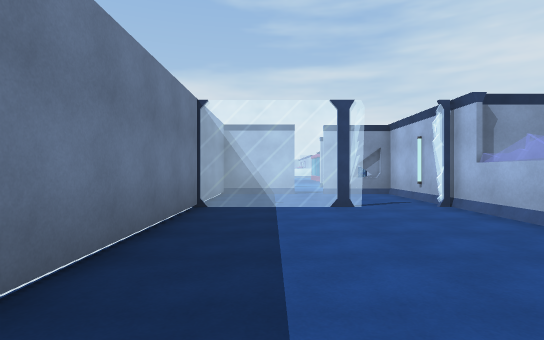
[1] (above)

19 first-person views from a walk through a Unity game level. The camera is 1.4 m above the floor, looks level and sees 80° across. Doors are open. The floor is counted in squares, 2 m on a side. Each view is taken from the middle of a square. On the plan, view 1 faces up. The plan holds only what a view shows up to about 10 squares ahead; the rest is blank. The place goes on beyond the plan. The player character is not drawn. Some animated figures are not drawn.

[2]
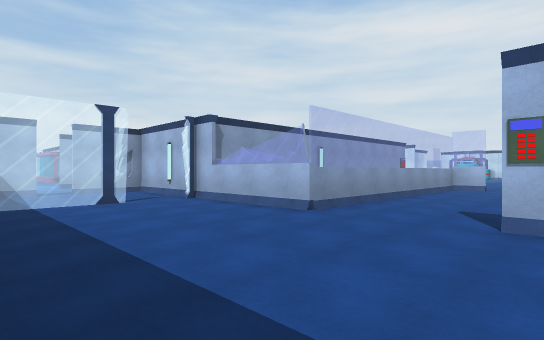

[3]
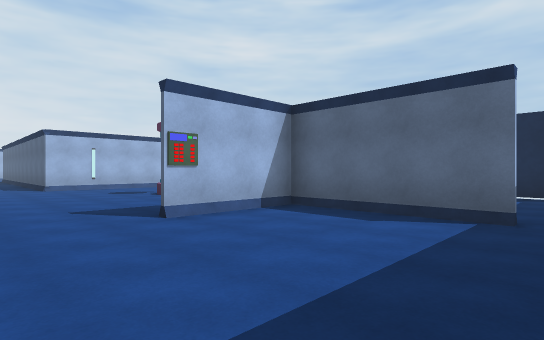

[4]
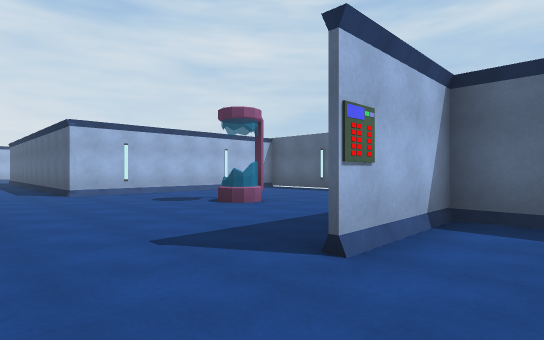

[5]
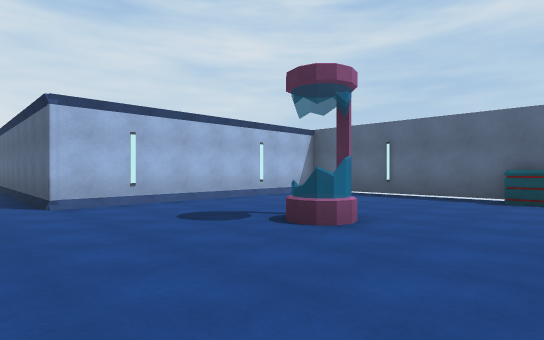

[6]
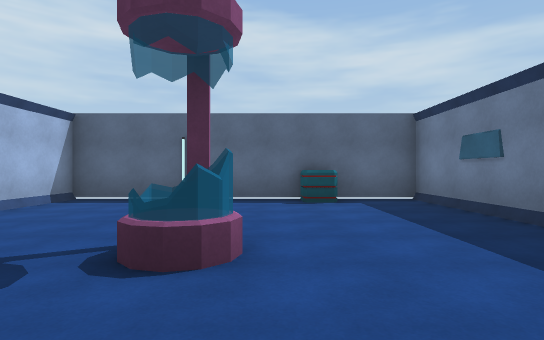

[7]
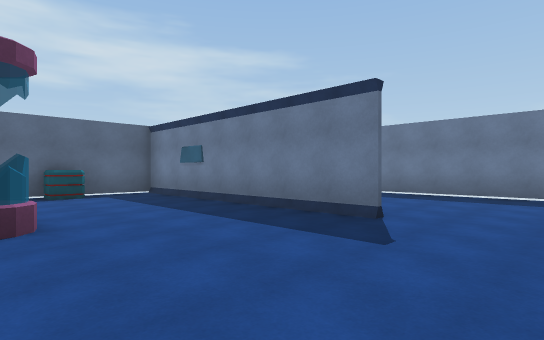

[8]
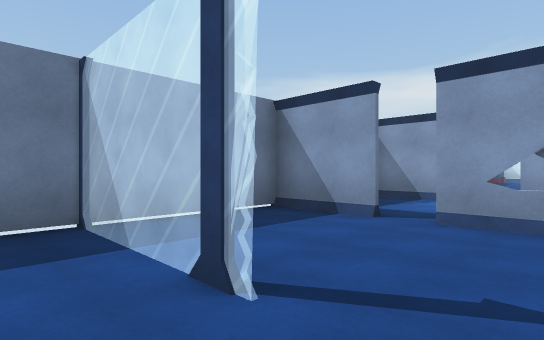

[9]
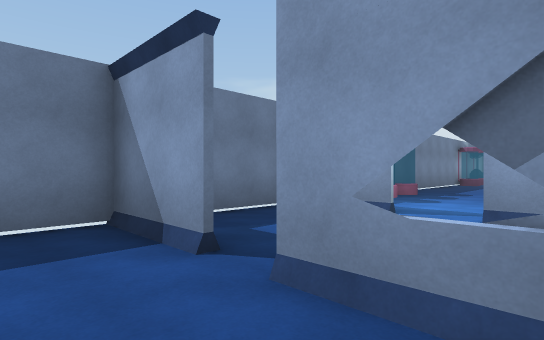

[10]
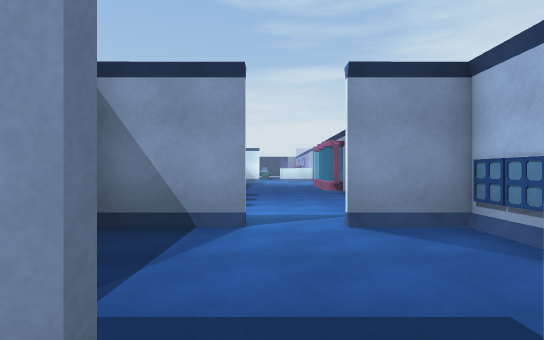

[11]
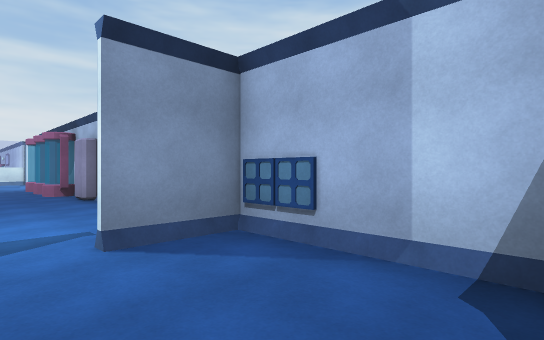

[12]
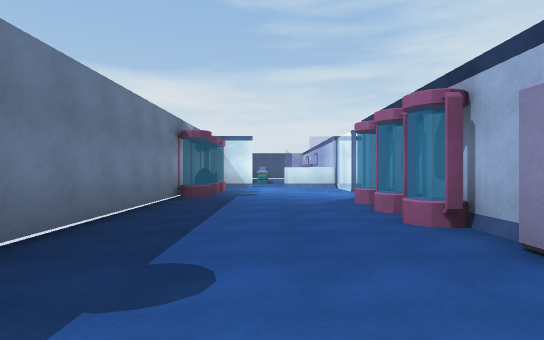

[13]
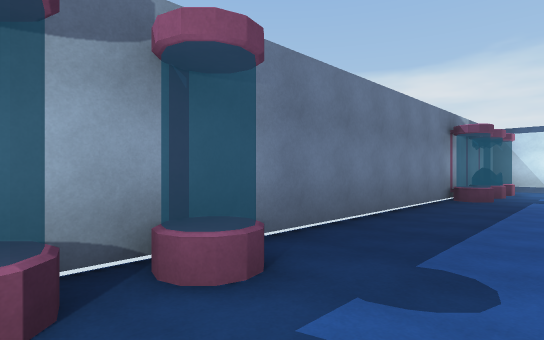

[14]
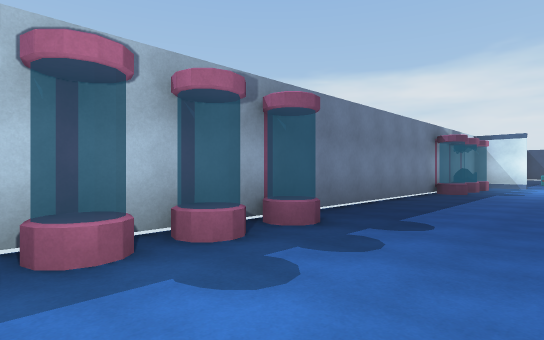

[15]
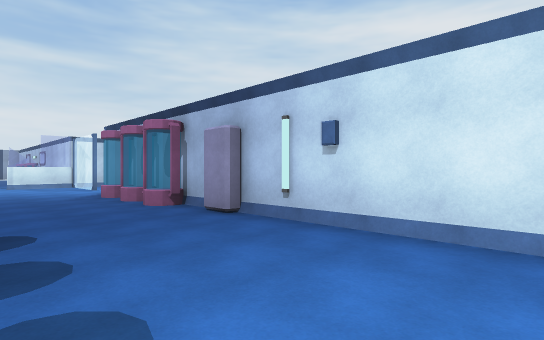

[16]
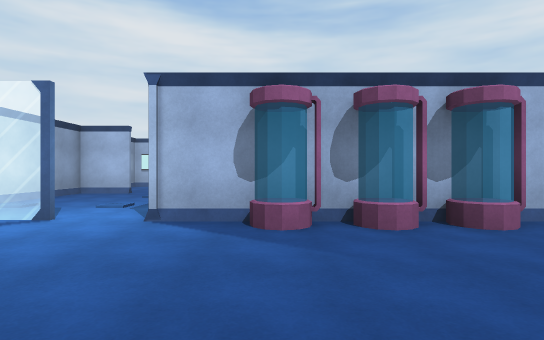

[17]
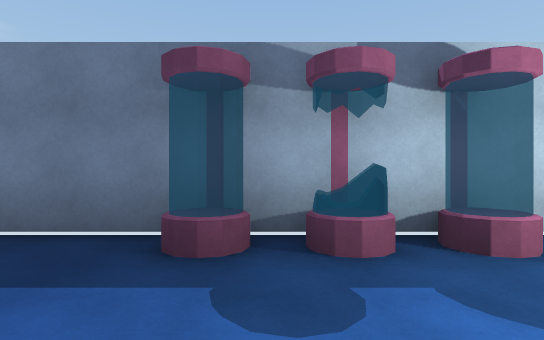

[18]
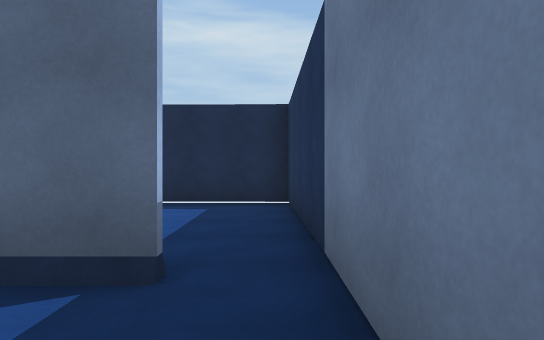

[19]
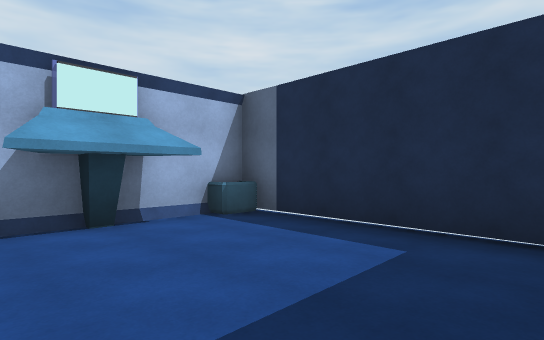

### Floor plan
Points are (right, up) in squares from view 1. A wall is a line through its corners. A room is listed if a view was taken in it or the views show most of it. See-through windows are left out.
Room 1 (views 1, 2, 3, 4, 8, 9, 10, 18)
walls: (3.5, 2.5) (3.5, 9.5) (1.5, 9.5); (0.8, 9.5) (-1.5, 9.5); (-1.4, 10.1) (-1.4, -2.6); (-0.4, -3) (3.5, -3); (3.5, -3.1) (3.5, -0.1)
ways out: open door at (3.5, 1) to room 2; opening at (1, 10) to room 3; opening at (-1, -3) to room 5
objects: barrier (-1, 6); barrier (1, 6); barrier (3, 6)
Room 2 (views 5, 6, 7)
walls: (9.6, 2.5) (3.5, 2.5); (3.6, -0.1) (3.6, -7.8); (4, -7.7) (11.7, -7.9) (11.7, -0.2)
ways out: open door at (3.5, 1) to room 1; opening at (12, 1)
objects: other object (6, -7); other object (8, -3)
Room 3 (view 11)
walls: (0.8, 13) (-1.2, 13); (3.5, 10.1) (3.5, 13) (1.9, 13); (-1.4, 12.6) (-1.4, 10.1)
ways out: opening at (1, 10) to room 1; open door at (1.3, 13.3) to room 4
Room 4 (views 12, 13, 14, 15, 16, 17)
walls: (3.5, 19.2) (3.5, 24.8); (-1.4, 17.2) (-1.4, 14.2); (3.5, 14.2) (3.5, 18.2); (-1.4, 27.5) (-1.4, 17.4)
ways out: open door at (1.3, 13.3) to room 3; open door at (3.3, 25.3)
objects: other object (-1, 15); other object (-1, 16); other object (-1, 17); other object (-1, 24); other object (-1, 26); other object (-1, 27); locker (3, 19); other object (3, 20); other object (3, 22); other object (3, 23)
Room 5 (view 19)
walls: (-1.4, -2.6) (-1.4, -7.6) (4, -7.7); (3.5, -7.8) (3.5, -3.1)
ways out: opening at (-1, -3) to room 1
objects: other object (3, -7); console (3, -5)

Positions as (right, up) in squares from view 1, and headings:
1: (0, 0), facing up
2: (-1, -1), facing up-right
3: (-1, 2), facing down-right
4: (2, 2), facing down-right
5: (5, 1), facing down-right
6: (7, 0), facing down
7: (8, 2), facing down-left
8: (3, 5), facing up-left
9: (3, 8), facing up-left
10: (1, 9), facing up
11: (1, 10), facing up-right
12: (1, 16), facing up
13: (1, 16), facing up-left
14: (2, 14), facing up-left
15: (0, 14), facing up-right
16: (-1, 23), facing right
17: (2, 25), facing left
18: (-1, -1), facing down
19: (-1, -4), facing down-right
